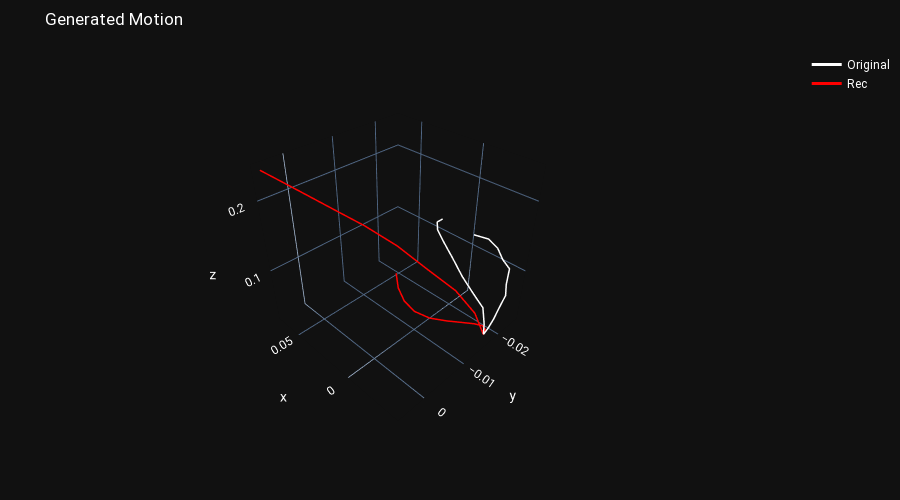

Write notebook code for a chart like this one.
### Code cell
sample_data= None
sample_size = np.random.randint(0, 128)
print(sample_size)

for d in model_config.train_iterator:
    x_samples = d[model_config.data_item][sample_size:sample_size+1, :,:]
    y_sampels = d['Y'][sample_size:sample_size+1, :,:] 
    
    min_val = d["centered_min_val"][sample_size:sample_size+1,:].view(1, 1, 9)
    max_val = d["centered_max_val"][sample_size:sample_size+1,:].view(1, 1, 9)
    
    print(min_val)
    # z, __, __ = model.encoder(x_samples, y_sampels)

    # noise = torch.normal(mean=.1, std=.1, size = z.shape).to(model_config.device)
    # z = z + noise

    # x_generated = model.decoder(z , y_sampels)
    # x_rec,__, __ = model(x_samples, y_sampels)
    
    
    x_samples = (x_samples*(max_val-min_val)) + min_val
    
    center_points = torch.zeros_like(d['X'][:, 0:1, :])
    center_points[:, 0, :3] = d['X'][:, 9, :3]       
    x_samples = x_samples+ center_points
    
    show_generated_motions([d["X"], x_samples])
    
    break

### Figure 1 — Plotly figure (JSON) as saved in the notebook; plotly's stock layout.template omitted (floating-point values rounded to 4 significant figures)
{"data": [{"line": {"color": "white", "width": 3}, "mode": "lines", "name": "Original", "type": "scatter3d", "x": [0.004281, 0.004474, 0.001005, -0.005432, -0.01397, -0.0225, -0.02972, -0.03474, -0.03721, -0.03711, -0.03805, -0.0385, -0.03855, -0.03781, -0.03576, -0.0325, -0.02851, -0.02349, -0.01779, -0.01251], "y": [-0.01786, -0.0165, -0.01555, -0.01511, -0.0148, -0.01471, -0.01552, -0.01691, -0.01691, -0.01721, -0.01811, -0.01921, -0.02036, -0.02248, -0.0231, -0.02498, -0.0241, -0.02416, -0.02338, -0.02089], "z": [0.1614, 0.1611, 0.156, 0.1464, 0.1322, 0.1142, 0.09292, 0.06972, 0.04574, 0.02559, 0.03415, 0.04436, 0.05631, 0.06927, 0.08242, 0.09663, 0.1102, 0.1228, 0.134, 0.1437]}, {"line": {"color": "red", "width": 3}, "mode": "lines", "name": "Rec", "type": "scatter3d", "x": [0.06872, 0.06039, 0.04978, 0.03754, 0.02345, 0.008075, -0.007153, -0.02091, -0.03139, -0.03711, -0.03644, -0.03497, -0.03292, -0.03004, -0.02633, -0.02174, -0.0161, -0.01029, -0.004169, 0.00195], "y": [0.004951, 0.003106, 0.000899, -0.001694, -0.00478, -0.00789, -0.01055, -0.01382, -0.01606, -0.01721, -0.01796, -0.01737, -0.01556, -0.01298, -0.01001, -0.007081, -0.005093, -0.004365, -0.004694, -0.005923], "z": [0.2386, 0.2268, 0.2127, 0.196, 0.1762, 0.1524, 0.125, 0.09408, 0.06027, 0.02559, 0.02989, 0.03748, 0.04685, 0.05765, 0.06946, 0.08186, 0.09424, 0.106, 0.117, 0.1267]}], "layout": {"coloraxis": {"showscale": false}, "font": {"color": "white", "family": "Roboto, monospace", "size": 12}, "height": 500, "margin": {"b": 50, "l": 5, "r": 5, "t": 50}, "scene": {"aspectratio": {"x": 1, "y": 1, "z": 1}, "camera": {"eye": {"x": -1.5, "y": 1.5, "z": 1.5}, "up": {"x": 0, "y": 0, "z": 1}}}, "showlegend": true, "title": {"text": "Generated Motion"}, "xaxis": {"fixedrange": true, "showgrid": false, "showticklabels": false, "zeroline": false, "zerolinecolor": "gray", "zerolinewidth": 1}, "yaxis": {"fixedrange": true, "showgrid": false, "showticklabels": false, "zeroline": false, "zerolinecolor": "gray", "zerolinewidth": 1}}}
